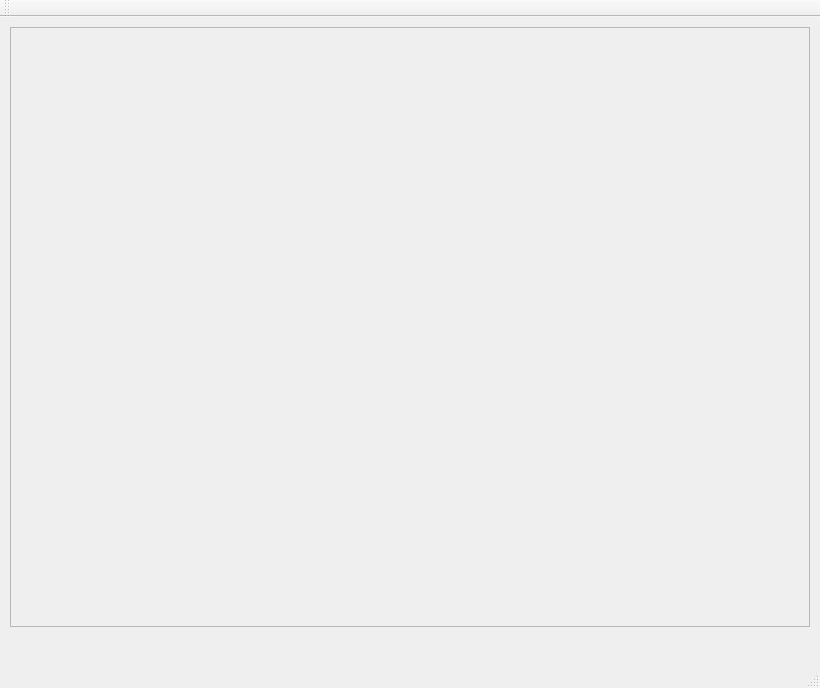
<?xml version="1.0" encoding="UTF-8"?>
<ui version="4.0">
 <class>ViewEditor</class>
 <widget class="QMainWindow" name="ViewEditor">
  <property name="geometry">
   <rect>
    <x>0</x>
    <y>0</y>
    <width>820</width>
    <height>688</height>
   </rect>
  </property>
  <property name="windowTitle">
   <string>ViewEditor</string>
  </property>
  <widget class="QWidget" name="centralWidget">
   <widget class="QFrame" name="frame">
    <property name="geometry">
     <rect>
      <x>10</x>
      <y>10</y>
      <width>800</width>
      <height>600</height>
     </rect>
    </property>
    <property name="frameShape">
     <enum>QFrame::StyledPanel</enum>
    </property>
    <property name="frameShadow">
     <enum>QFrame::Raised</enum>
    </property>
   </widget>
  </widget>
  <widget class="QMenuBar" name="menuBar">
   <property name="geometry">
    <rect>
     <x>0</x>
     <y>0</y>
     <width>820</width>
     <height>26</height>
    </rect>
   </property>
  </widget>
  <widget class="QToolBar" name="mainToolBar">
   <attribute name="toolBarArea">
    <enum>TopToolBarArea</enum>
   </attribute>
   <attribute name="toolBarBreak">
    <bool>false</bool>
   </attribute>
  </widget>
  <widget class="QStatusBar" name="statusBar"/>
 </widget>
 <layoutdefault spacing="6" margin="11"/>
 <resources/>
 <connections/>
</ui>
